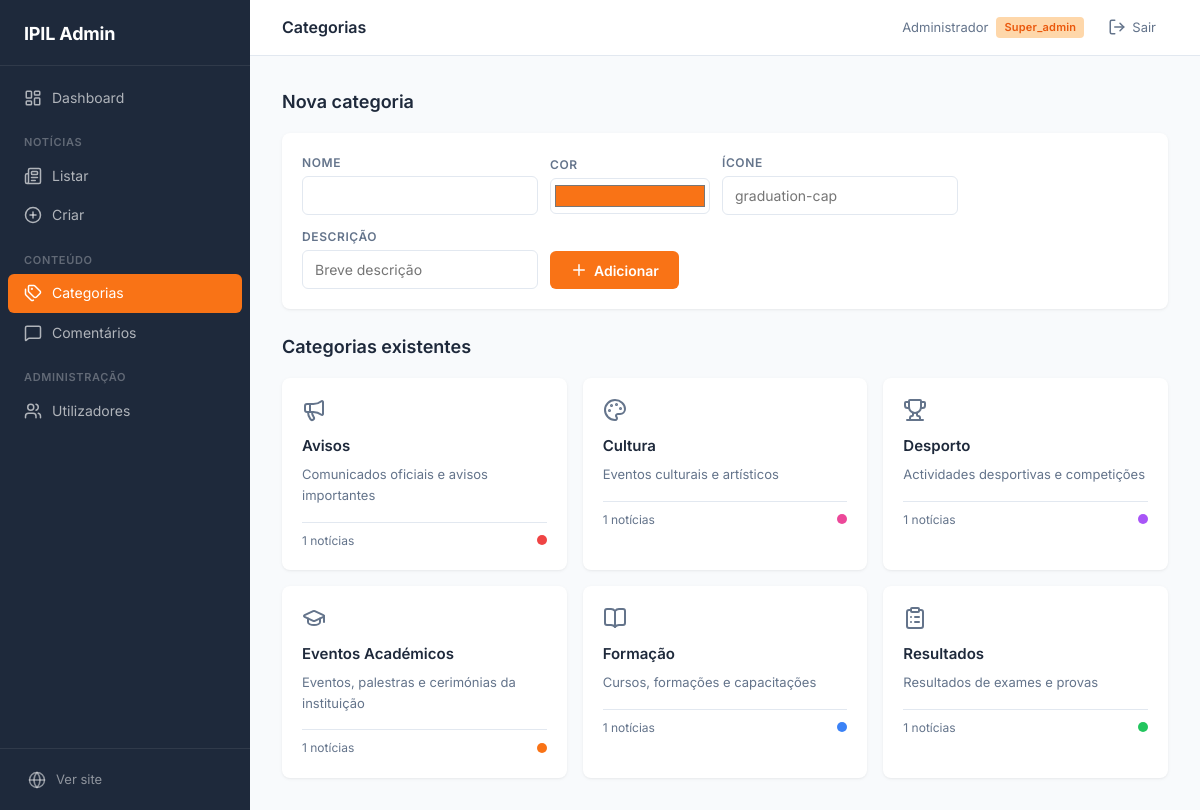
Screenshot of /admin/categorias/listar.php (signed in) with the database file from the repository.
### tables this page shows
CREATE TABLE IF NOT EXISTS categorias (
    id        INT UNSIGNED AUTO_INCREMENT PRIMARY KEY,
    nome      VARCHAR(80) NOT NULL,
    slug      VARCHAR(80) NOT NULL UNIQUE,
    cor       VARCHAR(7) NOT NULL DEFAULT '#F97316',
    icone     VARCHAR(50) DEFAULT NULL,
    descricao TEXT DEFAULT NULL,
    ativa     TINYINT(1) NOT NULL DEFAULT 1,
    criada_em DATETIME NOT NULL DEFAULT CURRENT_TIMESTAMP
);

### admin/categorias/listar.php (the view, shortened to what this page needs)
<?php
require_once __DIR__ . '/../includes/auth_check.php';
$stmt = $pdo->query("SELECT c.*, (SELECT COUNT(*) FROM noticias WHERE categoria_id = c.id) AS total_noticias FROM categorias c ORDER BY c.nome");
$categorias = $stmt->fetchAll();
include __DIR__ . '/../includes/header_admin.php';
?>
<div class="section-title">Nova categoria</div>
<form method="POST" class="form-inline">
  <div class="form-group">
    <label>Nome</label>
    <input type="text" name="nome" required>
  </div>
  <div class="form-group">
    <label>Cor</label>
    <input type="color" name="cor" value="#F97316" style="width:40px;height:36px;padding:2px;cursor:pointer">
  </div>
  <div class="form-group">
    <label>Ícone</label>
    <input type="text" name="icone" placeholder="graduation-cap">
  </div>
  <div class="form-group">
    <label>Descrição</label>
    <input type="text" name="descricao" placeholder="Breve descrição">
  </div>
  <button type="submit" name="criar" class="btn btn-primary"><i data-lucide="plus" class="lucide-icon"></i> Adicionar</button>
</form>
<div class="section-title">Categorias existentes</div>
<div class="cat-grid">
  <?php foreach ($categorias as $c): ?>
  <div class="cat-card">
    <div class="cat-card-icon"><i data-lucide="<?= htmlspecialchars($c['icone'] ?? 'file-text') ?>" class="lucide-icon" style="width:24px;height:24px"></i></div>
    <h3><?= htmlspecialchars($c['nome']) ?></h3>
    <p><?= htmlspecialchars($c['descricao'] ?? '') ?></p>
    <div class="cat-card-footer">
      <span class="count"><?= $c['total_noticias'] ?> notícias</span>
      <span class="color-dot" style="background:<?= htmlspecialchars($c['cor']) ?>"></span>
    </div>
  </div>
  <?php endforeach; ?>
</div>
<?php include __DIR__ . '/../includes/footer_admin.php'; ?>

### assets/css/admin.css (style rules this page uses)
* { margin: 0; padding: 0; box-sizing: border-box; }
body { font-family: var(--font-family); background: var(--color-surface); color: var(--color-text); display: flex; min-height: 100vh; -webkit-font-smoothing: antialiased; }
.form-group { margin-bottom: 20px; }
.form-group label { display: block; font-weight: 500; font-size: 0.8125rem; color: var(--color-text); margin-bottom: 6px; }
.form-group input, .form-group textarea, .form-group select { width: 100%; padding: 10px 12px; border: 1px solid var(--color-border); border-radius: 6px; font-family: var(--font-family); font-size: 0.875rem; background: var(--color-bg); color: var(--color-text); transition: border-color 150ms ease, box-shadow 150ms ease; }
.btn { display: inline-flex; align-items: center; gap: 6px; font-family: var(--font-family); font-weight: 600; font-size: 0.875rem; padding: 10px 20px; border: none; border-radius: 6px; cursor: pointer; transition: background 150ms ease, opacity 150ms ease, transform 100ms ease; }
.btn-primary { background: var(--color-primary); color: var(--color-bg); }
.cat-grid { display: grid; grid-template-columns: repeat(auto-fill, minmax(260px, 1fr)); gap: 16px; }
.cat-card { background: var(--color-bg); border-radius: 8px; padding: 20px; box-shadow: 0 1px 2px rgba(0,0,0,0.04), 0 1px 4px rgba(0,0,0,0.04); display: flex; flex-direction: column; gap: 4px; }
.cat-card-icon { display: flex; align-items: center; margin-bottom: 8px; color: var(--color-text-muted); }
.cat-card h3 { font-weight: 600; font-size: 0.9375rem; margin-bottom: 2px; }
.cat-card p { font-size: 0.8125rem; color: var(--color-text-muted); margin-bottom: 4px; }
.cat-card-footer { display: flex; justify-content: space-between; align-items: center; margin-top: 8px; padding-top: 8px; border-top: 1px solid var(--color-border); }
.cat-card-footer .count { font-size: 0.75rem; color: var(--color-text-muted); }
.cat-card-footer .color-dot { display: inline-block; width: 10px; height: 10px; border-radius: 50%; }
.lucide-icon { width: 18px; height: 18px; display: inline-flex; flex-shrink: 0; }
.section-title { font-weight: 600; font-size: 1.125rem; margin-bottom: 16px; color: var(--color-text); }
.form-inline { display: flex; gap: 12px; align-items: flex-end; flex-wrap: wrap; margin-bottom: 24px; padding: 20px; background: var(--color-bg); border-radius: 8px; box-shadow: 0 1px 2px rgba(0,0,0,0.04), 0 1px 4px rgba(0,0,0,0.04); }
.form-inline .form-group { margin-bottom: 0; }
.form-inline .form-group label { display: block; font-size: 0.75rem; font-weight: 600; color: var(--color-text-muted); margin-bottom: 4px; text-transform: uppercase; letter-spacing: 0.05em; }
.form-inline .form-group input { min-width: 160px; }

### assets/css/variables.css (style rules this page uses)
:root { --color-primary: #F97316; --color-primary-dark: #EA580C; --color-primary-light: #FED7AA; --color-bg: #FFFFFF; --color-bg-soft: #FFF7ED; --color-surface: #F8FAFC; --color-border: #E2E8F0; --color-text: #1E293B; --color-text-muted: #64748B; --color-danger: #EF4444; --color-success: #22C55E; --color-warning: #EAB308; --font-family: 'Inter', system-ui, -apple-system, sans-serif; --font-display: 800; --font-headline: 700; --font-title: 600; --font-body: 400; --font-label: 500; --lh-tight: 1.1; --lh-heading: 1.2; --lh-body: 1.6; --text-display: clamp(2rem, 5vw, 3.5rem); --text-headline: clamp(1.5rem, 3vw, 2.25rem); --text-title: clamp(1.125rem, 2vw, 1.5rem); --text-body: 1rem; --text-small: 0.9375rem; --text-label: 0.8125rem; --space-xs: 4px; --space-sm: 8px; --space-md: 16px; --space-lg: 24px; --space-xl: 32px; --space-xxl: 48px; --radius-sm: 4px; --radius-md: 8px; --radius-lg: 12px; --shadow-card: 0 1px 3px rgba(0,0,0,0.08); --shadow-card-hover: 0 4px 12px rgba(0,0,0,0.12); --shadow-nav: 0 2px 8px rgba(0,0,0,0.1); --shadow-modal: 0 8px 24px rgba(0,0,0,0.15); --ease-out: cubic-bezier(0.19, 1, 0.22, 1); --duration-fast: 200ms; --duration-med: 300ms; }
* { margin: 0; padding: 0; box-sizing: border-box; }
body { font-family: var(--font-family); font-weight: var(--font-body); font-size: var(--text-body); line-height: var(--lh-body); color: var(--color-text); background: var(--color-bg); -webkit-font-smoothing: antialiased; -moz-osx-font-smoothing: grayscale; }

### rows the page displays
categorias: nome "Avisos", descricao "Comunicados oficiais e avisos importantes", total_noticias "1"
categorias: nome "Cultura", descricao "Eventos culturais e artísticos", total_noticias "1"
categorias: nome "Desporto", descricao "Actividades desportivas e competições", total_noticias "1"
categorias: nome "Eventos Académicos", descricao "Eventos, palestras e cerimónias da instituição", total_noticias "1"
categorias: nome "Formação", descricao "Cursos, formações e capacitações", total_noticias "1"
categorias: nome "Resultados", descricao "Resultados de exames e provas", total_noticias "1"

### other values shown
$titulo "Categorias"
$_SESSION['nome'] "Administrador"
$_SESSION['perfil'] "Super_admin"
